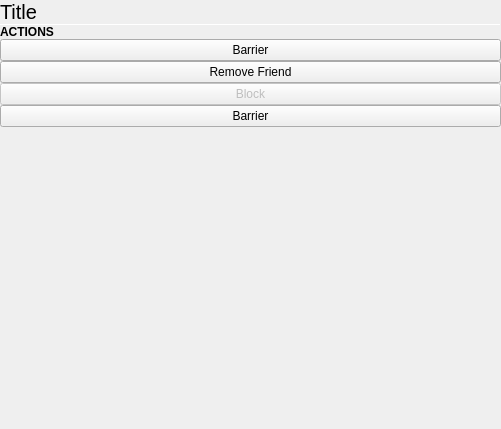
<?xml version="1.0" encoding="UTF-8"?>
<ui version="4.0">
 <class>FriendPage</class>
 <widget class="QWidget" name="FriendPage">
  <property name="geometry">
   <rect>
    <x>0</x>
    <y>0</y>
    <width>501</width>
    <height>429</height>
   </rect>
  </property>
  <property name="windowTitle">
   <string>Form</string>
  </property>
  <layout class="QVBoxLayout" name="verticalLayout">
   <property name="spacing">
    <number>0</number>
   </property>
   <property name="leftMargin">
    <number>0</number>
   </property>
   <property name="topMargin">
    <number>0</number>
   </property>
   <property name="rightMargin">
    <number>0</number>
   </property>
   <property name="bottomMargin">
    <number>0</number>
   </property>
   <item>
    <widget class="QLabel" name="titleLabel">
     <property name="font">
      <font>
       <pointsize>15</pointsize>
      </font>
     </property>
     <property name="text">
      <string>Title</string>
     </property>
     <property name="margin">
      <number>9</number>
     </property>
    </widget>
   </item>
   <item>
    <widget class="Line" name="line">
     <property name="maximumSize">
      <size>
       <width>16777215</width>
       <height>1</height>
      </size>
     </property>
     <property name="orientation">
      <enum>Qt::Horizontal</enum>
     </property>
    </widget>
   </item>
   <item>
    <widget class="QStackedWidget" name="stackedWidget">
     <property name="currentIndex">
      <number>0</number>
     </property>
     <widget class="QWidget" name="friendPage">
      <layout class="QVBoxLayout" name="verticalLayout_3">
       <property name="spacing">
        <number>0</number>
       </property>
       <property name="leftMargin">
        <number>0</number>
       </property>
       <property name="topMargin">
        <number>0</number>
       </property>
       <property name="rightMargin">
        <number>0</number>
       </property>
       <property name="bottomMargin">
        <number>0</number>
       </property>
       <item>
        <widget class="QLabel" name="label_2">
         <property name="font">
          <font>
           <weight>75</weight>
           <bold>true</bold>
          </font>
         </property>
         <property name="text">
          <string>ACTIONS</string>
         </property>
         <property name="margin">
          <number>9</number>
         </property>
        </widget>
       </item>
       <item>
        <widget class="FocusBarrier" name="focusBarrier_3">
         <property name="text">
          <string notr="true">Barrier</string>
         </property>
        </widget>
       </item>
       <item>
        <widget class="QPushButton" name="removeFriendButton">
         <property name="text">
          <string>Remove Friend</string>
         </property>
        </widget>
       </item>
       <item>
        <widget class="QPushButton" name="blockButton">
         <property name="enabled">
          <bool>false</bool>
         </property>
         <property name="text">
          <string>Block</string>
         </property>
        </widget>
       </item>
       <item>
        <widget class="FocusBarrier" name="focusBarrier_4">
         <property name="text">
          <string notr="true">Barrier</string>
         </property>
        </widget>
       </item>
       <item>
        <spacer name="verticalSpacer_2">
         <property name="orientation">
          <enum>Qt::Vertical</enum>
         </property>
         <property name="sizeHint" stdset="0">
          <size>
           <width>20</width>
           <height>40</height>
          </size>
         </property>
        </spacer>
       </item>
      </layout>
     </widget>
     <widget class="QWidget" name="incomingRequestPage">
      <layout class="QVBoxLayout" name="verticalLayout_2">
       <property name="spacing">
        <number>0</number>
       </property>
       <property name="leftMargin">
        <number>0</number>
       </property>
       <property name="topMargin">
        <number>0</number>
       </property>
       <property name="rightMargin">
        <number>0</number>
       </property>
       <property name="bottomMargin">
        <number>0</number>
       </property>
       <item>
        <widget class="QLabel" name="label">
         <property name="text">
          <string>Accept this friend request?</string>
         </property>
         <property name="margin">
          <number>9</number>
         </property>
        </widget>
       </item>
       <item>
        <widget class="FocusBarrier" name="focusBarrier">
         <property name="text">
          <string notr="true">Barrier</string>
         </property>
        </widget>
       </item>
       <item>
        <widget class="QCommandLinkButton" name="acceptIncomingButton">
         <property name="text">
          <string>Accept</string>
         </property>
         <property name="description">
          <string>Add this user to your friends list</string>
         </property>
        </widget>
       </item>
       <item>
        <widget class="QCommandLinkButton" name="declineIncomingButton">
         <property name="text">
          <string>Decline</string>
         </property>
         <property name="description">
          <string>Remove this user from your friends list</string>
         </property>
        </widget>
       </item>
       <item>
        <widget class="QCommandLinkButton" name="blockIncomingButton">
         <property name="enabled">
          <bool>false</bool>
         </property>
         <property name="text">
          <string>Block</string>
         </property>
         <property name="description">
          <string>Remove this user from your friends list and don't show them again</string>
         </property>
        </widget>
       </item>
       <item>
        <widget class="FocusBarrier" name="focusBarrier_2">
         <property name="text">
          <string notr="true">Barrier</string>
         </property>
        </widget>
       </item>
       <item>
        <spacer name="verticalSpacer">
         <property name="orientation">
          <enum>Qt::Vertical</enum>
         </property>
         <property name="sizeHint" stdset="0">
          <size>
           <width>20</width>
           <height>40</height>
          </size>
         </property>
        </spacer>
       </item>
      </layout>
     </widget>
     <widget class="QWidget" name="outgoingRequestPage">
      <layout class="QVBoxLayout" name="verticalLayout_4">
       <property name="spacing">
        <number>0</number>
       </property>
       <property name="leftMargin">
        <number>0</number>
       </property>
       <property name="topMargin">
        <number>0</number>
       </property>
       <property name="rightMargin">
        <number>0</number>
       </property>
       <property name="bottomMargin">
        <number>0</number>
       </property>
       <item>
        <widget class="QLabel" name="outgoingRequestExplanation">
         <property name="text">
          <string notr="true">We're awaiting response.</string>
         </property>
         <property name="margin">
          <number>9</number>
         </property>
        </widget>
       </item>
       <item>
        <widget class="FocusBarrier" name="focusBarrier_5">
         <property name="text">
          <string notr="true">Barrier</string>
         </property>
        </widget>
       </item>
       <item>
        <widget class="QCommandLinkButton" name="retractRequestButton">
         <property name="text">
          <string>Retract Friend Request</string>
         </property>
         <property name="description">
          <string>Cancel the friend request</string>
         </property>
        </widget>
       </item>
       <item>
        <widget class="FocusBarrier" name="focusBarrier_6">
         <property name="text">
          <string notr="true">Barrier</string>
         </property>
        </widget>
       </item>
       <item>
        <spacer name="verticalSpacer_3">
         <property name="orientation">
          <enum>Qt::Vertical</enum>
         </property>
         <property name="sizeHint" stdset="0">
          <size>
           <width>20</width>
           <height>40</height>
          </size>
         </property>
        </spacer>
       </item>
      </layout>
     </widget>
    </widget>
   </item>
  </layout>
 </widget>
 <customwidgets>
  <customwidget>
   <class>FocusBarrier</class>
   <extends>QPushButton</extends>
   <header location="global">focusbarrier.h</header>
  </customwidget>
 </customwidgets>
 <tabstops>
  <tabstop>focusBarrier_3</tabstop>
  <tabstop>removeFriendButton</tabstop>
  <tabstop>blockButton</tabstop>
  <tabstop>focusBarrier_4</tabstop>
  <tabstop>focusBarrier</tabstop>
  <tabstop>acceptIncomingButton</tabstop>
  <tabstop>declineIncomingButton</tabstop>
  <tabstop>blockIncomingButton</tabstop>
  <tabstop>focusBarrier_2</tabstop>
 </tabstops>
 <resources/>
 <connections/>
</ui>
